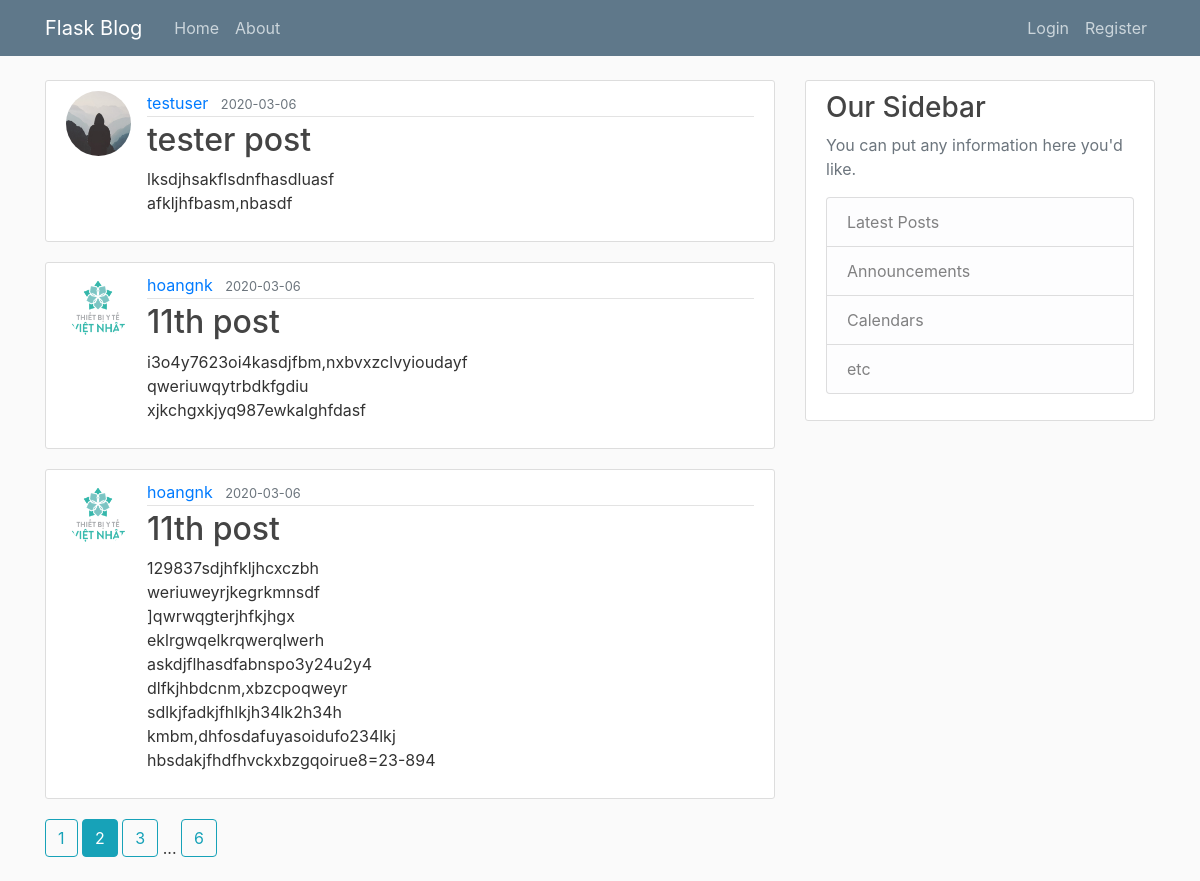
Screenshot of /?page=2 with the database file from the repository.
### flask_web/models.py (models this page shows, shortened)
class Post(db.Model):
    id = db.Column(db.Integer, primary_key = True)
    title = db.Column(db.String(100), nullable = False)
    date_posted = db.Column(db.DateTime, nullable = False, default = datetime.utcnow)
    content = db.Column(db.Text, nullable = False)
    user_id = db.Column(db.Integer, db.ForeignKey('user.id'), nullable = False)

class User(db.Model, UserMixin):
    id = db.Column(db.Integer, primary_key = True)
    username = db.Column(db.String(20), unique = True, nullable = False)
    email = db.Column(db.String(120), unique = True, nullable = False)
    image_file = db.Column(db.String(120), nullable = False, default = 'default.jpg') # Profile picture, hash image -> string 20 character
    password = db.Column(db.String(60), nullable = False)
    posts = db.relationship('Post', backref = 'author', lazy = True)

### flask_web/main/routes.py (the view)
@main.route("/")
def index():
    page = request.args.get('page', 1, type = int)
    blog_posts = Post.query.order_by(Post.date_posted.desc()).paginate(page = page, per_page = 3)
    return render_template('index.html', posts = blog_posts)

### flask_web/template/index.html
{% extends 'layout.html' %}
{% block content%}
    {% for post in posts.items %}
        <article class="media content-section">
            <image class = " rounded-circle article-img" src = "{{ url_for('static', filename = 'profile_pics/' + post.author.image_file) }}">
            <div class="media-body">
                <div class="article-metadata">
                    <a class="mr-2" href="{{ url_for('users.user_post', username = post.author.username) }}">{{ post.author.username }}</a>
                    <small class="text-muted">{{ post.date_posted.strftime('%Y-%m-%d') }}</small>
                </div>
                <h2><a class="article-title" href="{{url_for('posts.post', post_id= post.id)}}">{{ post.title }}</a></h2>
                <p class="article-content">{{ post.content }}</p>
            </div>
        </article>
    {%endfor%}
    {% for page_num in posts.iter_pages(left_edge =1, right_edge=1, left_current = 1, right_current =2) %}
        {% if page_num%}
            {% if posts.page == page_num %}
                <a class = "btn btn-info mb-4" href ="{{ url_for('main.index', page = page_num) }}">{{ page_num }}</a>
            {%else%}
                <a class = "btn btn-outline-info mb-4" href ="{{ url_for('main.index', page = page_num) }}">{{ page_num }}</a>
            {% endif %}
        {% else%}
            ...
        {%endif%}
    {% endfor%}
{% endblock content %}

### flask_web/static/main.css (style rules this page uses)
body { background: #fafafa; color: #333333; margin-top: 5rem; }
h1, h2, h3, h4, h5, h6 { color: #444444; }
.content-section { background: #ffffff; padding: 10px 20px; border: 1px solid #dddddd; border-radius: 3px; margin-bottom: 20px; }
.article-title { color: #444444; }
.article-content { white-space: pre-line; }
.article-img { height: 65px; width: 65px; margin-right: 16px; }
.article-metadata { padding-bottom: 1px; margin-bottom: 4px; border-bottom: 1px solid #e3e3e3 }

### rows the page displays
Post: image_file (placeholder picture), author.username "testuser", date_posted "2020-03-06", title "tester post", content "lksdjhsakflsdnfhasdluasf afkljhfbasm,nbasdf"
Post: image_file (picture), author.username "hoangnk", date_posted "2020-03-06", title "11th post", content "i3o4y7623oi4kasdjfbm,nxbvxzclvyioudayf qweriuwqytrbdkfgdiu xjkchgxkjyq987ewkalghfdasf"
Post: image_file (picture), author.username "hoangnk", date_posted "2020-03-06", title "11th post", content "129837sdjhfkljhcxczbh weriuweyrjkegrkmnsdf ]qwrwqgterjhfkjhgx eklrgwqelkrqwerqlwerh askdjflhasdfabnspo3y24u2y4 dlfkjhbdcnm,xbzcpoqweyr sdlkjfadkjfhlkjh34lk2h34h kmbm,dhfosdafuyasoidufo234lkj hbsdakjfhdfhvckxbzgqoirue8=23-894"

### other values shown
{{ page_num }} "1" "3" "6"
{{ page_num }} "2"
